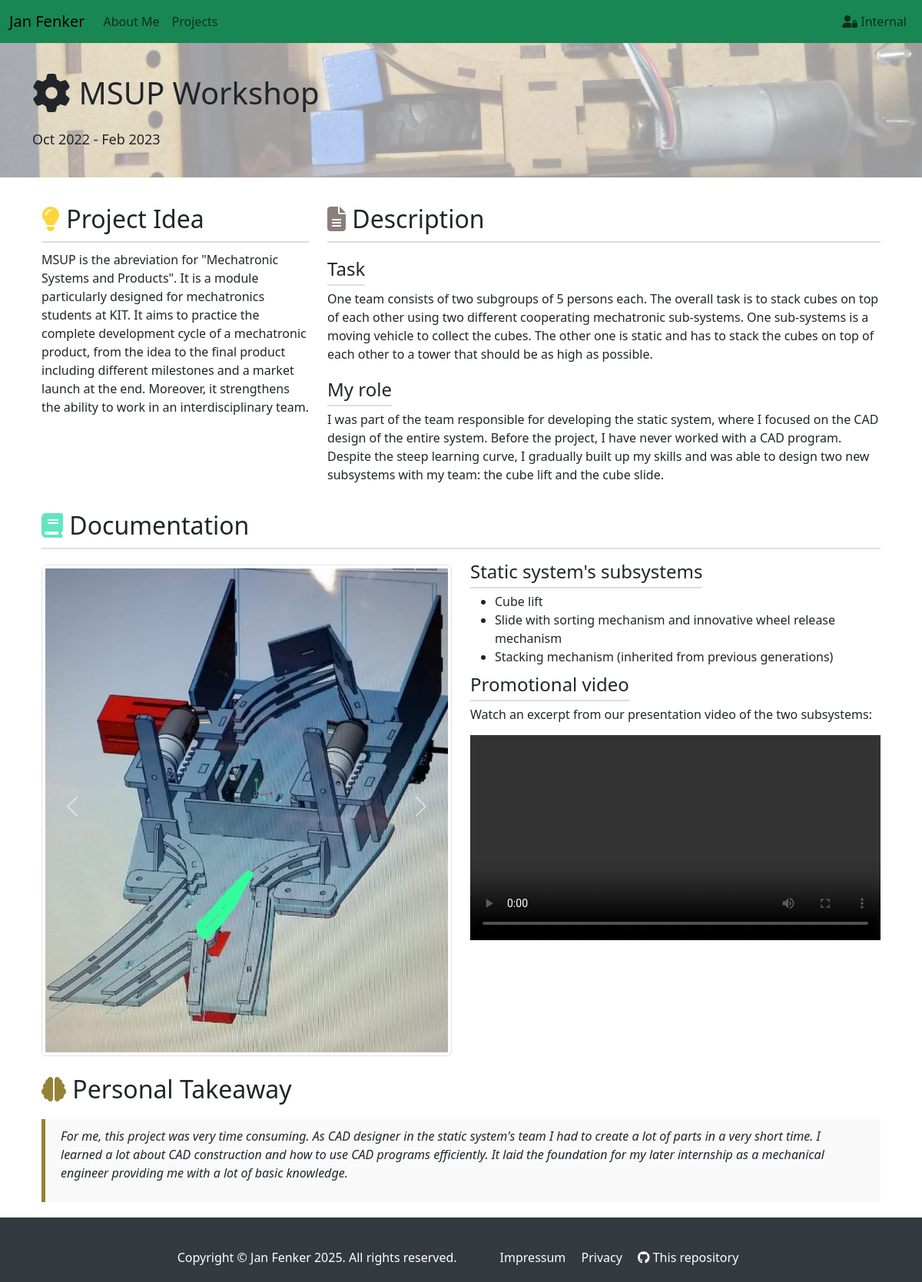
Before: /projects/msup with the older database file.
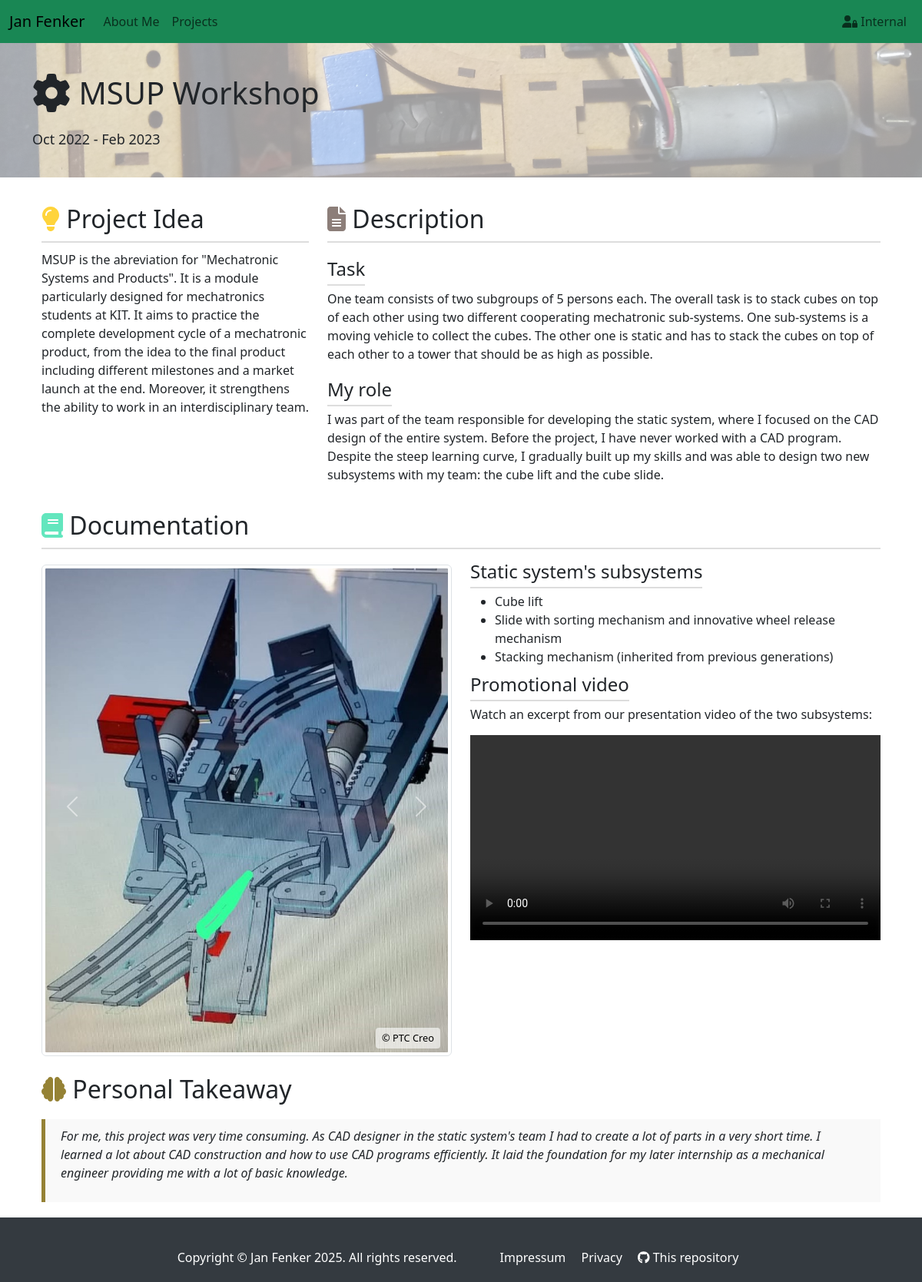
After: the same page with the newer database file.
### app/models.py (models this page shows, shortened)
class Project(db.Model):
    __tablename__ = 'project'
    id = db.Column(db.Integer, primary_key=True)
    title = db.Column(db.String(128), index=True, unique=True)
    title_brief = db.Column(db.String(64))
    period = db.Column(db.String(64), nullable=True)
    main_image_id = db.Column(db.Integer, db.ForeignKey('gallery.id'))
    bg_image = db.Column(db.String(64), nullable=True)
    description = db.Column(db.String(256))
    link = db.Column(db.String(64), nullable=True)
    link_ext = db.Column(db.String(128), nullable=True)
    gallery = db.relationship('Gallery', backref='project', lazy='joined', foreign_keys='Gallery.project_id')

class Gallery(db.Model):
    __tablename__ = 'gallery'
    id = db.Column(db.Integer, primary_key=True)
    project_id = db.Column(db.Integer, db.ForeignKey('project.id'), nullable=True)
    src = db.Column(db.String(64), index=True, unique=True)
    alt = db.Column(db.String(64))
    cc = db.Column(db.String(128), nullable=True)
    cc_author = db.Column(db.String(64), nullable=True)

### app/views.py (the view)
@app.route('/projects/<link>')
def project(link):
    project_db = models.Project.query.filter_by(link=link).one()
    return render_template('projects/' + project_db.link + '.html', title=project_db.title_brief,
                           project=project_db)

### app/templates/projects/msup.html (shortened to what this page needs)
{% extends "project.html" %}
{% block project_idea %}
MSUP is the abreviation for "Mechatronic Systems and Products". It is a module particularly designed
for mechatronics students at KIT. It aims to practice the complete development cycle of a mechatronic
product, from the idea to the final product including different milestones and a market launch at the end.
Moreover, it strengthens the ability to work in an interdisciplinary team.
{% endblock %}
{% block description %}
<h4>Task</h4>
<p>One team consists of two subgroups of 5 persons each. The overall task is to stack cubes on top of each other
    using two different cooperating mechatronic sub-systems. One sub-systems is a moving vehicle to collect the
    cubes.
    The other one is static and has to stack the cubes on top of each other to a tower that should be as high as
    possible.
</p>
<h4>My role</h4>
<p>
    I was part of the team responsible for developing the static system, where I focused on the CAD design of the
    entire system. Before the project, I have never worked with a CAD program. Despite the steep learning curve,
    I gradually built up my skills and was able to design two new subsystems with my team: the cube lift and the
    cube slide.
</p>
{% endblock %}
{% block docu %}
<div class="row mb-4">
    <div class="col-md-6">
        <div id="carouselExample" class="carousel slide" data-bs-ride="carousel">
            <div class="carousel-inner">
                {% for img in project.gallery %}
                <div class="carousel-item {% if loop.first %}active{% endif %} position-relative">
                    <img src="{{ url_for('static', filename=img.src) }}"
                         class="d-block w-100 img-thumbnail"
                         alt={{ img.alt }}>
                    {% if img.cc %}
                    <a href="{{ img.cc }}" target="_blank" class="copyright-badge">
                        &copy; {{ img.cc_author }}
                    </a>
                    {% endif %}
                </div>
                {% endfor %}
            </div>
            <button class="carousel-control-prev" type="button" data-bs-target="#carouselExample"
                    data-bs-slide="prev">
                <span class="carousel-control-prev-icon"></span>
            </button>
            <button class="carousel-control-next" type="button" data-bs-target="#carouselExample"
                    data-bs-slide="next">
                <span class="carousel-control-next-icon" aria-hidden="true"></span>
            </button>
        </div>
    </div>
    <div class="col-md-6">
        <h4>Static system's subsystems</h4>
        <ul>
            <li>Cube lift</li>
            <li>Slide with sorting mechanism and innovative wheel release mechanism</li>
            <li>Stacking mechanism (inherited from previous generations)</li>
        </ul>
        <h4>Promotional video</h4>
        <p>Watch an excerpt from our presentation video of the two subsystems:</p>
        <div class="embed-responsive embed-responsive-16by9">
            <video class="embed-responsive-item w-100" controls>
                <source src="{{ url_for('static', filename='img/msup/promo_vid.mp4') }}"
                        type="video/mp4"/>
            </video>
        </div>
    </div>
</div>
{% endblock %}
{% block takeaway %}
<p>
    For me, this project was very time consuming. As CAD designer in the static system's team I had to create a lot
    of parts in a very short time. I learned a lot about CAD construction and how to use CAD programs efficiently.
    It laid the foundation for my later internship as a mechanical engineer providing me with a lot of basic knowledge.
</p>
{% endblock %}

### app/templates/project.html (shortened to what this page needs)
{% extends "base.html" %}
{% block banner %}
<div {% if project.bg_image and (project.bg_image | length> 0) %} class="bg_banner" {% endif %}>
    <div class="container">
        <h1>
            <i class="fa-solid fa-gear fa-spin fa-lg"></i>
            {{ project.title }}
        </h1>
        <p style="font-size: 18px; margin-top: 1.2em;">
            {{ project.period }}
        </p>
    </div>
</div>
{% endblock %}
{% block content %}
<div class="container">
    <div class="row">
        <div class="col-md-4">
            <div class="project-section">
                <h2>
                    <i class="fa-solid fa-lightbulb fa-fade" style="color: #FFD43B;"></i>
                    Project Idea
                </h2>
                <p>
                    {% block project_idea %}{% endblock %}
                </p>
            </div>
        </div>
        <div class="col-md-8">
            <div class="project-section">
                <h2>
                    <i class="fa-solid fa-file-alt" style="color: #8c7e79;"></i>
                    Description
                </h2>
                    {% block description %}{% endblock %}
            </div>
        </div>
    </div>
    <div class="project-section">
        <h2>
            <i class="fa-solid fa-book" style="color: #63E6BE;"></i>
            Documentation
        </h2>
        {% block docu %}{% endblock %}
    </div>
    <div class="takeaway-section">
        <h2>
            <i class="fa-solid fa-brain fa-bounce" style="color: #958235;"></i>
            Personal Takeaway
        </h2>
        <blockquote class="takeaway-blockquote">
            {% block takeaway %}{% endblock %}
        </blockquote>
    </div>
</div>
{% endblock %}

### app/templates/base.html (shortened to what this page needs)
<!DOCTYPE html>
<html lang="en">
<head>
    <link href="https://cdn.jsdelivr.net/npm/bootstrap@5.3.3/dist/css/bootstrap.min.css"
          rel="stylesheet"
>
    <link rel="stylesheet" href="https://cdnjs.cloudflare.com/ajax/libs/font-awesome/6.4.0/css/all.min.css">
</head>
<body>
<nav class="navbar navbar-expand-lg navbar-light bg-success">
    <div class="container-fluid">
        <a class="navbar-brand" href="{{ url_for('index') }}">Jan Fenker</a>
        <div class="collapse navbar-collapse" id="navbarNav">
            <ul class="navbar-nav me-auto mb-2 mb-lg-0">
                <li class="nav-item">
                    <a class="nav-link {% if request.path == url_for('index') %}active{% endif %}" aria-current="page"
                       href="{{ url_for('index') }}">About Me</a>
                </li>
                <li class="nav-item">
                    <a class="nav-link {% if request.path == url_for('projects') %}active{% endif %}"
                       href="{{ url_for('projects') }}">Projects</a>
                </li>
            </ul>
            <ul class="navbar-nav d-flex flex-row align-items-center">
                {% if current_user.is_authenticated %}
                <li class="nav-item me-3">
                    <a class="nav-link {% if request.path == url_for('internal') %}active{% endif %}"
                       href="{{ url_for('internal') }}">Internal</a>
                </li>
                <li class="nav-item">
                    <a class="nav-link" href="{{ url_for('logout') }}">
                        <i class="fa-solid fa-right-from-bracket"></i> Logout
                    </a>
                </li>
                {% else %}
                <li class="nav-item">
                    <a class="nav-link {% if request.path == url_for('login') %}active{% endif %}"
                       href="{{ url_for('login') }}">
                        <i class="fa-solid fa-user-lock"></i> Internal
                    </a>
                </li>
                {% endif %}
            </ul>
        </div>
    </div>
</nav>
{% block banner %}{% endblock %}
<div class="container mt-3">
    {% block content %}
    {% endblock %}
</div>
</body>
<footer class="footer text-center">
    <div class="container">
        <div class="d-flex flex-column flex-md-row justify-content-center align-items-center">
            <p class="mb-0 me-md-4">
                Copyright &copy; Jan Fenker 2025.
                All rights reserved.
            </p>
           <nav class="mt-2 mt-md-0 ms-md-4">
                <a href="{{ url_for('impressum') }}" class="mx-2">Impressum</a>
                <a href="{{ url_for('privacy') }}" class="mx-2">Privacy</a>
                <a href="https://github.com/urvdp/my_flask_webpage" class="mx-2">
                  <i class="fab fa-github"></i> This repository
                </a>
            </nav>
        </div>
    </div>
</footer>
</html>

Changed rows visible on the page:
changed Gallery: cc_author (not shown) → "PTC Creo"
